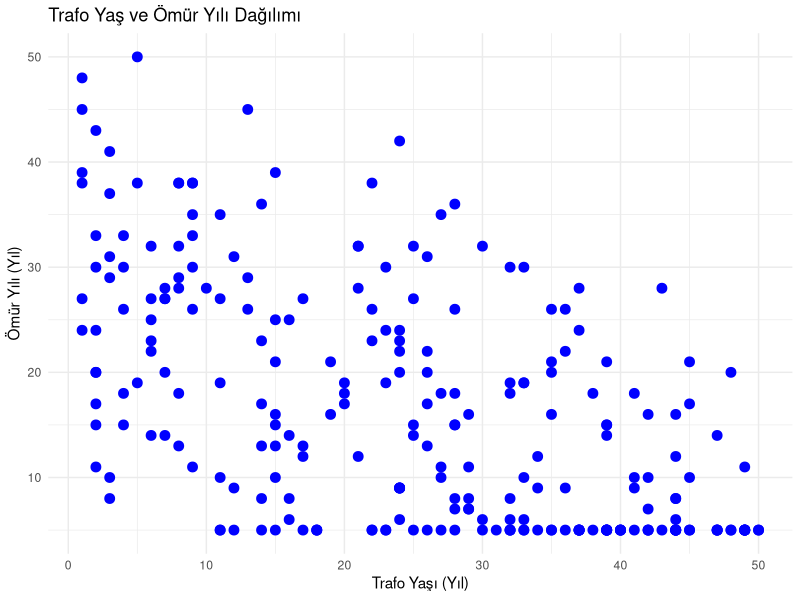
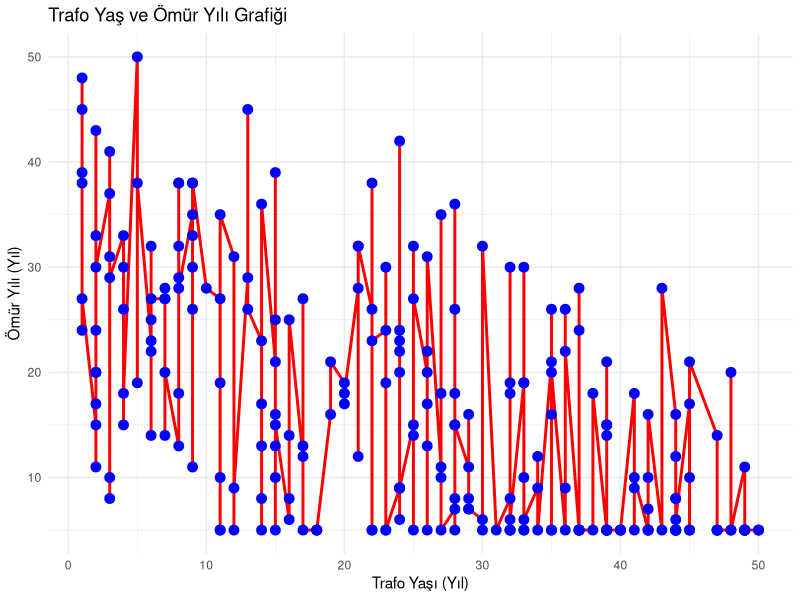
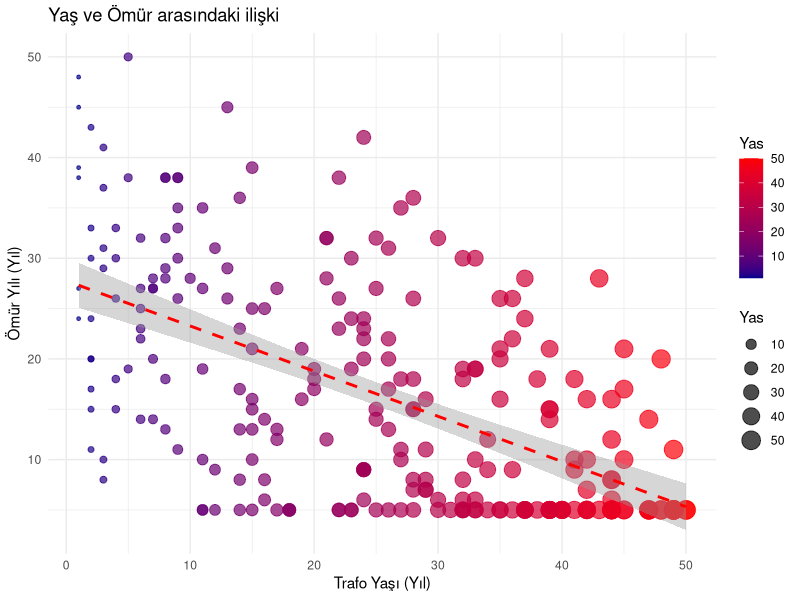
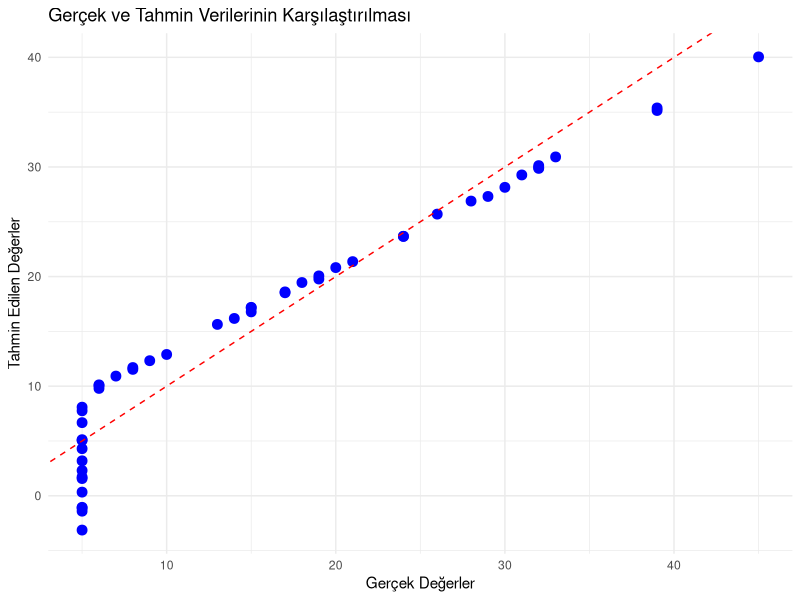

Here is the R script that generated these plots, in order:
## ---- chunk 1
knitr::opts_chunk$set(echo = TRUE)
# libraries
library(readr)      # CSV dosyalarını okumak için
library(ggplot2)    # Grafik oluşturmak için
library(caret)      # Veri setini eğitim ve test olarak bölmek için
library(dplyr)      # Veri işleme işlemleri için
library(knitr)      # R Markdown veya HTML/PDF raporları oluşturmak için kullanılır.
theme_set(theme_classic())
## ---- chunk 2
trafo_verileri <- read_csv("trafo_omur_tahmini.csv")
## ---- chunk 3
sum(is.na(trafo_verileri))
## ---- chunk 4
trafo_verileri_temizlenmis <- trafo_verileri %>% filter(Omur_Tahmini_Yil > 0)
print(trafo_verileri_temizlenmis)
## ---- chunk 5
head(trafo_verileri_temizlenmis, 10)
## ---- chunk 6
str(trafo_verileri_temizlenmis)
## ---- chunk 7
dim(trafo_verileri_temizlenmis)
## ---- chunk 8
head(trafo_verileri_temizlenmis)
## ---- chunk 9
summary(trafo_verileri_temizlenmis)
## ---- chunk 10
str(trafo_verileri_temizlenmis)
## ---- chunk 11
ggplot(trafo_verileri_temizlenmis, aes(x = Yas, y = Omur_Tahmini_Yil)) +
  geom_point(color = "blue", size = 3) +  # Mavi noktalar
  labs(title = "Trafo Yaş ve Ömür Yılı Dağılımı",
       x = "Trafo Yaşı (Yıl)",
       y = "Ömür Yılı (Yıl)") +
  theme_minimal()
## ---- chunk 12
ggplot(trafo_verileri_temizlenmis, aes(x = Yas, y = Omur_Tahmini_Yil)) +
  geom_line(color = "red", size = 1) +  # Kırmızı çizgi
  geom_point(color = "blue", size = 3) +  # Mavi noktalar
  labs(title = "Trafo Yaş ve Ömür Yılı Grafiği",
       x = "Trafo Yaşı (Yıl)",
       y = "Ömür Yılı (Yıl)") +
  theme_minimal()
## ---- chunk 13
ggplot(trafo_verileri_temizlenmis, aes(x = Yas, y = Omur_Tahmini_Yil)) +
  geom_point(aes(size = Yas, color = Yas), alpha = 0.7) +
  geom_smooth(method = "lm", se = TRUE, color = "red", linetype = "dashed") +
  scale_color_gradient(low = "darkblue", high = "red") +
  labs(title = "Yaş ve Ömür arasındaki ilişki",
       x = "Trafo Yaşı (Yıl)",
       y = "Ömür Yılı (Yıl)",
       size = "Yas",
       color = "Yas") +
  theme_minimal()
## ---- chunk 14
set.seed(1)  
## ---- chunk 15
train_index <- createDataPartition(trafo_verileri_temizlenmis$Omur_Tahmini_Yil, p = 0.8, list = FALSE)
## ---- chunk 16
train_set <- trafo_verileri_temizlenmis[train_index, ]
test_set  <- trafo_verileri_temizlenmis[-train_index, ]

summary(train_set)
summary(test_set)
dim(train_set)
dim(test_set)
## ---- chunk 17
model <- train(Omur_Tahmini_Yil ~ Yas + Nem_Orani + Ariza_Gecmisi, data = train_set, method = "lm")
## ---- chunk 18
summary(model$finalModel)
summary(model)
## ---- chunk 19
tahminler <- predict(model, newdata = test_set)
print(tahminler)
## ---- chunk 20
sonuc <- data.frame(Gercek = test_set$Omur_Tahmini_Yil, Tahmin = tahminler)
print(sonuc)
## ---- chunk 21
MAE <- mean(abs(sonuc$Gercek - sonuc$Tahmin))
RMSE <- sqrt(mean((sonuc$Gercek - sonuc$Tahmin)^2))

cat("Mean Absolute Error (MAE):", MAE, "\n")
cat("Root Mean Squared Error (RMSE):", RMSE, "\n")
## ---- chunk 22
ggplot(sonuc, aes(x = Gercek, y = Tahmin)) +
  geom_point(color = "blue", size = 3) +  # Mavi noktalar
  geom_abline(slope = 1, intercept = 0, color = "red", linetype = "dashed") + # Y = X doğrusu
  labs(title = "Gerçek ve Tahmin Verilerinin Karşılaştırılması",
       x = "Gerçek Değerler",
       y = "Tahmin Edilen Değerler") +
  theme_minimal()
